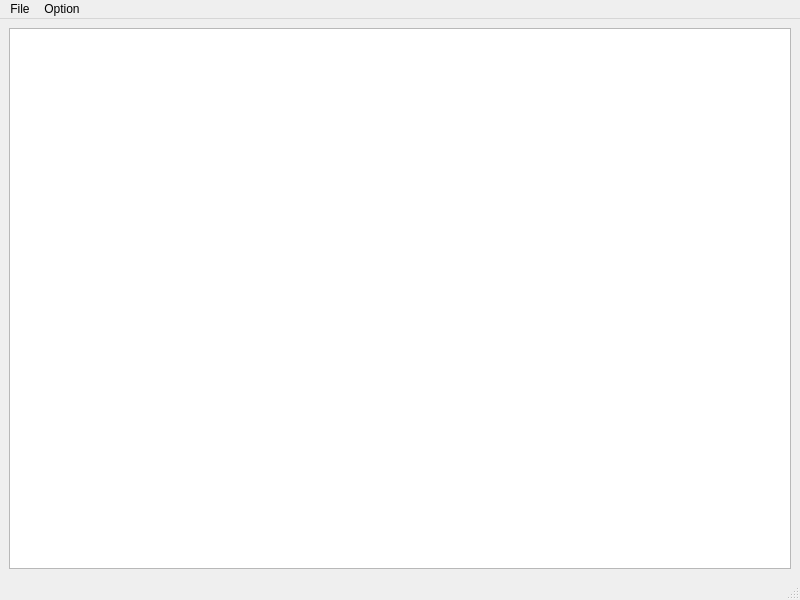
<?xml version="1.0" encoding="UTF-8"?>
<ui version="4.0">
 <class>MainWindow</class>
 <widget class="QMainWindow" name="MainWindow">
  <property name="geometry">
   <rect>
    <x>0</x>
    <y>0</y>
    <width>800</width>
    <height>600</height>
   </rect>
  </property>
  <property name="windowTitle">
   <string>Isstype</string>
  </property>
  <property name="tabShape">
   <enum>QTabWidget::Rounded</enum>
  </property>
  <widget class="QWidget" name="centralwidget">
   <layout class="QGridLayout" name="gridLayout">
    <item row="0" column="0">
     <widget class="QPlainTextEdit" name="plainTextEdit"/>
    </item>
   </layout>
  </widget>
  <widget class="QMenuBar" name="menubar">
   <property name="geometry">
    <rect>
     <x>0</x>
     <y>0</y>
     <width>800</width>
     <height>21</height>
    </rect>
   </property>
   <widget class="QMenu" name="menuFile">
    <property name="title">
     <string>File</string>
    </property>
    <addaction name="actionOpen"/>
    <addaction name="actionSave"/>
    <addaction name="actionClear"/>
   </widget>
   <widget class="QMenu" name="menuOption">
    <property name="title">
     <string>Option</string>
    </property>
    <widget class="QMenu" name="menuFont_Size">
     <property name="title">
      <string>Font Size</string>
     </property>
     <addaction name="action12pt"/>
     <addaction name="action18pt"/>
     <addaction name="action24pt"/>
    </widget>
    <addaction name="menuFont_Size"/>
   </widget>
   <addaction name="menuFile"/>
   <addaction name="menuOption"/>
  </widget>
  <widget class="QStatusBar" name="statusbar"/>
  <action name="actionOpen">
   <property name="text">
    <string>Open</string>
   </property>
  </action>
  <action name="actionSave">
   <property name="text">
    <string>Save</string>
   </property>
  </action>
  <action name="actionClear">
   <property name="text">
    <string>Clear</string>
   </property>
  </action>
  <action name="action12pt">
   <property name="text">
    <string>12pt</string>
   </property>
  </action>
  <action name="action18pt">
   <property name="text">
    <string>18pt</string>
   </property>
  </action>
  <action name="action24pt">
   <property name="text">
    <string>24pt</string>
   </property>
  </action>
 </widget>
 <resources/>
 <connections/>
</ui>
